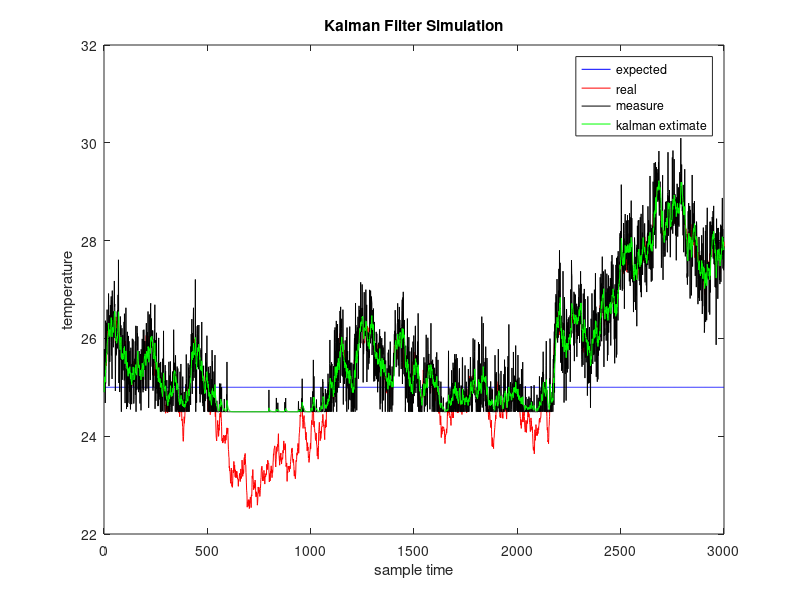
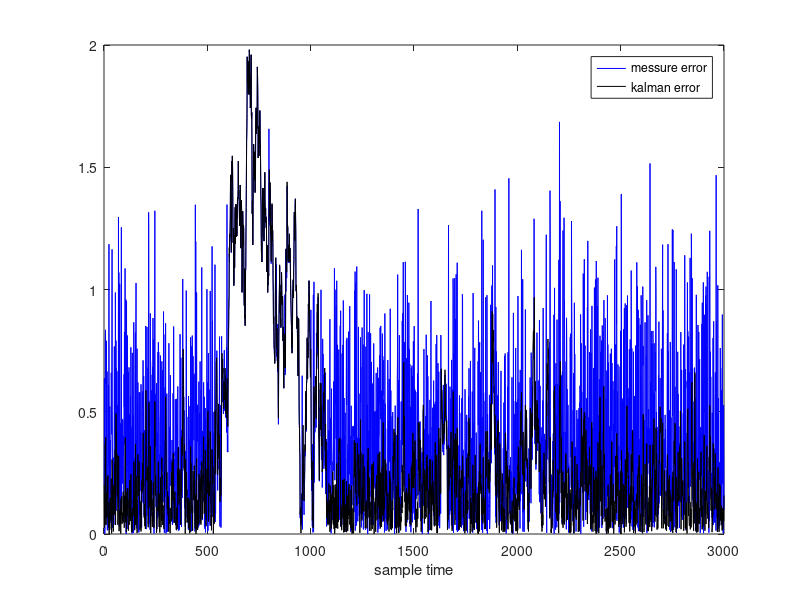

These figures' MATLAB source, in order:
%以温度测量为例 2020/2/6 谭承旦
clc;clear all,clear figure;
N=3000;%采样点的个数
CON=25;%室内温度理论值
Xexpect=CON*ones(1,N);%期望温度
X=zeros(1,N);%初始化真实温度值  
Xkf=zeros(1,N);%kalman滤波器估计值
Z=zeros(1,N);%温度计测量值
P=zeros(1,N);%初值化协方差 

%赋初值
X(1)=25.1;%真实温度初值
P(1)=0.1;%初始协方差
Z(1)=24.9;%初始温度计测量值
Xkf(1)=Z(1);%kalman滤波器初始估计值

%噪声
Q=0.01;
R=0.25;
W=sqrt(Q)*randn(1,N);
V=sqrt(R)*randn(1,N);

%系统矩阵
F=1;
G=1;
H=1;
I=eye(1); 
%%%%%%%%%%%%%%%%%%%%%%%%%%%%%%%%%%%%%%%%%%%%%%%%%%%%%%%%%%%%%%%%%%%%%%%%%%
%模拟房间温度与测量过程
for k=2:N
    X(k)=F*X(k-1)+G*W(k-1);%k时刻真实温度
    Z(k)=H*X(k)+V(k);%k时刻测量温度
    if Z(k)<=24.5
        Z(k)=24.5;
    end
    X_pre=F*Xkf(k-1);%状态预测           
    P_pre=F*P(k-1)*F'+Q; %协方差预测       
    Kg=P_pre*H'*inv(H*P_pre*H'+R); %kalman增益
    e=Z(k)-H*X_pre;%新息            
    Xkf(k)=X_pre+Kg*e;%状态更新         
    P(k)=(I-Kg*H)*P_pre;%协方差更新
end
%%%%%%%%%%%%%%%%%%%%%%%%%%%%%%%%%%%%%%%%%%%%%%%%%%%%%%%%%%%%%%%%%%%%%%%%%%
Err_Messure=zeros(1,N);
Err_Kalman=zeros(1,N);
for k=1:N
    Err_Messure(k)=abs(Z(k)-X(k));%测量与真实值之间的偏差
    Err_Kalman(k)=abs(Xkf(k)-X(k));%估计与真实值之间的偏差
end
t=1:N;
figure('Name','Kalman Filter Simulation','NumberTitle','off');
plot(t,Xexpect,'-b',t,X,'-r',t,Z,'-k',t,Xkf,'-g');
% axis([1,N,24,40]);
legend('expected','real','measure','kalman extimate');         
xlabel('sample time');
ylabel('temperature');
title('Kalman Filter Simulation');
figure('Name','Error Analysis','NumberTitle','off');
plot(t,Err_Messure,'-b',t,Err_Kalman,'-k');
legend('messure error','kalman error');         
xlabel('sample time');
